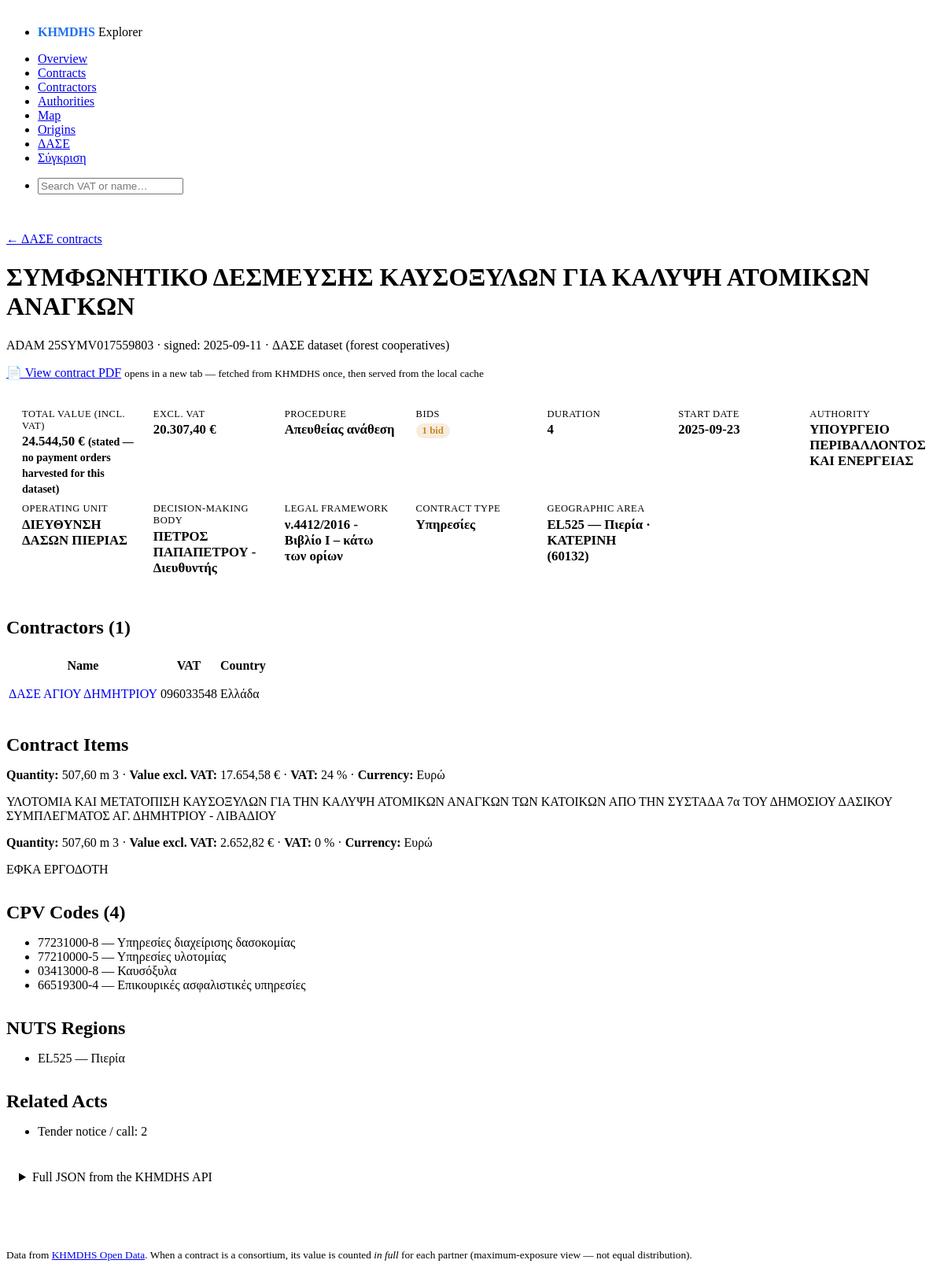
/dase/contract/25SYMV017559803, run on the app's committed database.
### tables this page shows
CREATE TABLE contracts (
    reference_number               TEXT PRIMARY KEY,
    title                          TEXT,
    contract_number                TEXT,
    contract_signed_date           TEXT,
    submission_date                TEXT,
    last_update_date               TEXT,
    start_date                     TEXT,
    end_date                       TEXT,
    no_end_date                    INTEGER,
    cancelled                      INTEGER,
    cancellation_date              TEXT,
    cancellation_reason            TEXT,
    organization_code              TEXT,
    organization_name              TEXT,
    organization_vat               TEXT,
    type_of_contracting_authority  TEXT,
    contracting_authority_activity TEXT,
    central_government_authority   TEXT,
    units_operator_code            TEXT,
    units_operator_name            TEXT,
    signer_code                    TEXT,
    signer_name                    TEXT,
    procedure_type_code            TEXT,
    procedure_type                 TEXT,
    award_procedure                TEXT,
    assign_criteria                TEXT,
    contract_type_code             TEXT,
    contract_type                  TEXT,
    legal_context                  TEXT,
    nuts_code                      TEXT,
    nuts_region_name               TEXT,
    nuts_city                      TEXT,
    nuts_postal_code               TEXT,
    nuts_country                   TEXT,
    total_cost_without_vat         REAL,
    total_cost_with_vat            REAL,
    contract_budget                REAL,
    bids_submitted                 INTEGER,
    max_bids_submitted             INTEGER,
    number_of_sections             INTEGER,
    contract_duration              INTEGER,
    contract_duration_unit         TEXT,
    public_funding_ref             TEXT,
    public_funding_ref_num         TEXT,
    public_funding_ref_ops         TEXT,
    cofund_program_ref             TEXT,
    espa_fund_program_ref          TEXT,
    notice_reference_number        TEXT,
    prev_reference_no              TEXT,
    next_reference_no              TEXT,
    raw_json                       TEXT,
    fetched_at                     TEXT NOT NULL
);

CREATE TABLE contractors (
    reference_number TEXT NOT NULL,
    seq              INTEGER NOT NULL,
    vat_number       TEXT,
    name             TEXT,
    country          TEXT,
    greek_vat        INTEGER,
    PRIMARY KEY (reference_number, seq),
    FOREIGN KEY (reference_number) REFERENCES contracts(reference_number) ON DELETE CASCADE
);

CREATE TABLE contract_objects (
    reference_number  TEXT NOT NULL,
    seq               INTEGER NOT NULL,
    quantity          REAL,
    unit_type         TEXT,
    cost_without_vat  REAL,
    vat_percent       TEXT,
    currency          TEXT,
    short_description TEXT,
    PRIMARY KEY (reference_number, seq),
    FOREIGN KEY (reference_number) REFERENCES contracts(reference_number) ON DELETE CASCADE
);

CREATE TABLE contract_cpvs (
    reference_number TEXT NOT NULL,
    seq              INTEGER NOT NULL,
    cpv_code         TEXT,
    cpv_description  TEXT,
    PRIMARY KEY (reference_number, seq),
    FOREIGN KEY (reference_number) REFERENCES contracts(reference_number) ON DELETE CASCADE
);

CREATE TABLE contract_nuts (
    reference_number TEXT NOT NULL,
    seq              INTEGER NOT NULL,
    nuts_code        TEXT,
    nuts_name        TEXT,
    PRIMARY KEY (reference_number, seq),
    FOREIGN KEY (reference_number) REFERENCES contracts(reference_number) ON DELETE CASCADE
);

### webui/app.py (the view)
    @app.route("/dase/contract/<adam>")
    def dase_contract_detail(adam: str):
        conn = _dase_conn()
        d = queries.contract_detail(conn, adam)
        if d is None:
            abort(404)
        return render_template("dase_contract.html", c=d)

### webui/filters.py (called while the page is built)
def gr_number(n: float | int | None, decimals: int = 2) -> str:
    if n is None or n == "":
        return ""
    try:
        s = f"{float(n):,.{decimals}f}"
    except (TypeError, ValueError):
        return str(n)
    return s.replace(",", "X").replace(".", ",").replace("X", ".")

def eur(n: float | int | None) -> str:
    if n is None or n == "":
        return ""
    return f"{gr_number(n)} €"

### webui/queries.py (called while the page is built)
def _has_scope_table(conn: sqlite3.Connection) -> bool:
    return conn.execute(
        "SELECT 1 FROM sqlite_master WHERE type='table' AND name='contract_scope'"
    ).fetchone() is not None

def _has_payments_table(conn: sqlite3.Connection) -> bool:
    return conn.execute(
        "SELECT 1 FROM sqlite_master WHERE type='table' AND name='contract_payments'"
    ).fetchone() is not None

def open_ro(db_path: Path) -> sqlite3.Connection:
    uri = f"file:{db_path.as_posix()}?mode=ro"
    conn = sqlite3.connect(uri, uri=True)
    conn.row_factory = sqlite3.Row
    return conn

### webui/templates/dase_contract.html (shortened to what this page needs)
{% extends "base.html" %}
{% block content %}
<p class="muted">
  <a href="{{ url_for('dase_contracts_list') }}">← ΔΑΣΕ contracts</a>
</p>
<hgroup>
  <h1>{{ c.title or c.reference_number }}</h1>
  <p class="muted tabular">ADAM {{ c.reference_number }} · signed: {{ c.contract_signed_date or '—' }}
    · ΔΑΣΕ dataset (forest cooperatives)</p>
</hgroup>
<p>
  <a role="button" href="{{ url_for('pdf_attachment', kind='contract', adam=c.reference_number) }}"
     target="_blank" rel="noopener" class="outline">📄 View contract PDF</a>
  <small class="muted">opens in a new tab — fetched from KHMDHS once, then served from the local cache</small>
</p>
<dl class="summary-card">
  <div>
    <dt>Total Value (incl. VAT)</dt>
    <dd>{{ c.total_cost_with_vat | eur }} <small class="muted">(stated — no payment orders harvested for this dataset)</small></dd>
  </div>
  <div>
    <dt>Excl. VAT</dt>
    <dd>{{ c.total_cost_without_vat | eur }}</dd>
  </div>
  <div>
    <dt>Procedure</dt>
    <dd>{{ c.procedure_type or '—' }}</dd>
  </div>
  <div>
    <dt>Bids</dt>
    <dd>
      {% if c.bids_submitted == 1 %}
        <span class="redflag redflag-amber">1 bid</span>
      {% else %}
        {{ c.bids_submitted or '—' }}
      {% endif %}
    </dd>
  </div>
  <div>
    <dt>Duration</dt>
    <dd>{% if c.contract_duration %}{{ c.contract_duration }} {{ c.contract_duration_unit or '' }}{% else %}—{% endif %}</dd>
  </div>
  <div>
    <dt>Start Date</dt>
    <dd>{{ c.start_date or '—' }}</dd>
  </div>
  <div>
    <dt>Authority</dt>
    <dd>{{ c.organization_name or '—' }}</dd>
  </div>
  <div>
    <dt>Operating Unit</dt>
    <dd>{{ c.units_operator_name or '—' }}</dd>
  </div>
  <div>
    <dt>Decision-Making Body</dt>
    <dd>{{ c.signer_name or '—' }}</dd>
  </div>
  <div>
    <dt>Legal Framework</dt>
    <dd>{{ c.legal_context or '—' }}</dd>
  </div>
  <div>
    <dt>Contract Type</dt>
    <dd>{{ c.contract_type or '—' }}</dd>
  </div>
  <div>
    <dt>Geographic Area</dt>
    <dd>{{ c.nuts_code or '' }} {% if c.nuts_region_name %}— {{ c.nuts_region_name }}{% endif %} {% if c.nuts_city %}· {{ c.nuts_city }}{% endif %} {% if c.nuts_postal_code %}({{ c.nuts_postal_code }}){% endif %}</dd>
  </div>
</dl>
<section class="section">
  <h2>Contractors ({{ c.contractors | length }})</h2>
  <table class="compact striped">
    <thead>
      <tr>
        <th>Name</th>
        <th>VAT</th>
        <th>Country</th>
      </tr>
    </thead>
    <tbody>
      {% for ct in c.contractors %}
      <tr>
        <td><a href="{{ url_for('dase_contractor_detail', vat=ct.vat_number) }}">{{ ct.name }}</a></td>
        <td class="tabular">{{ ct.vat_number }}</td>
        <td class="muted">{{ ct.country or '—' }}</td>
      </tr>
      {% endfor %}
    </tbody>
  </table>
</section>
{% if c.objects %}
<section class="section">
  <h2>Contract Items</h2>
  {% for o in c.objects %}
  <article>
    <p><strong>Quantity:</strong> {{ o.quantity | gr_number(2) }} {{ o.unit_type or '' }}
    · <strong>Value excl. VAT:</strong> {{ o.cost_without_vat | eur }}
    · <strong>VAT:</strong> {{ o.vat_percent or '—' }} %
    · <strong>Currency:</strong> {{ o.currency or 'EUR' }}</p>
    {% if o.short_description %}<p class="muted">{{ o.short_description }}</p>{% endif %}
  </article>
  {% endfor %}
</section>
{% endif %}
{% if c.cpvs %}
<section class="section">
  <h2>CPV Codes ({{ c.cpvs | length }})</h2>
  <ul>
    {% for cpv in c.cpvs %}
    <li><span class="tabular">{{ cpv.cpv_code }}</span> — {{ cpv.cpv_description or '' }}</li>
    {% endfor %}
  </ul>
</section>
{% endif %}
{% if c.nuts %}
<section class="section">
  <h2>NUTS Regions</h2>
  <ul>
    {% for n in c.nuts %}
    <li><span class="tabular">{{ n.nuts_code }}</span> — {{ n.nuts_name or '' }}</li>
    {% endfor %}
  </ul>
</section>
{% endif %}
{% if c.notice_reference_number or c.prev_reference_no or c.next_reference_no %}
<section class="section">
  <h2>Related Acts</h2>
  <ul>
    {% if c.notice_reference_number %}<li>Tender notice / call: <span class="tabular">{{ c.notice_reference_number }}</span></li>{% endif %}
  </ul>
</section>
{% endif %}
<details class="raw">
  <summary>Full JSON from the KHMDHS API</summary>
</details>
{% endblock %}

### webui/static/style.css (style rules this page uses)
:root { --pico-font-family: -apple-system, BlinkMacSystemFont, "Segoe UI", Roboto, "Helvetica Neue", Arial, "Noto Sans", "Liberation Sans", sans-serif, "Apple Color Emoji", "Segoe UI Emoji"; --brand: #1f6feb; --brand-dim: #5a93ee; --redflag-red: #d04545; --redflag-amber: #c98724; --redflag-neutral: #6b7280; }
.section { margin-block: 2rem; }
.section > h2 { margin-bottom: 1rem; }
table.compact td, table.compact th { padding-block: 0.5rem; }
table a { text-decoration: none; }
.redflag { display: inline-block; padding: 0.125rem 0.5rem; border-radius: 999px; font-size: 0.8rem; font-weight: 600; font-variant-numeric: tabular-nums; background: rgba(107, 114, 128, 0.15); color: var(--redflag-neutral); white-space: nowrap; }
.redflag-amber { background: rgba(201, 135, 36, 0.15); color: var(--redflag-amber); }
.muted { color: var(--pico-muted-color); }
.tabular { font-variant-numeric: tabular-nums; }
.summary-card { display: grid; grid-template-columns: repeat(auto-fit, minmax(140px, 1fr)); gap: 0.5rem 1.5rem; padding: 1.25rem; background: var(--pico-card-background-color); border: 1px solid var(--pico-muted-border-color); border-radius: var(--pico-border-radius); margin-bottom: 1.5rem; }
.summary-card dt { font-size: 0.78rem; color: var(--pico-muted-color); text-transform: uppercase; letter-spacing: 0.04em; margin-bottom: 0.15rem; }
.summary-card dd { font-size: 1.05rem; font-weight: 600; margin: 0; font-variant-numeric: tabular-nums; }
.summary-card > :last-child { margin-bottom: 0; }
details.raw { margin-top: 1.5rem; border: 1px solid var(--pico-muted-border-color); border-radius: var(--pico-border-radius); padding: 0.5rem 1rem; }

### data on the page
contracts: title "ΣΥΜΦΩΝΗΤΙΚΟ ΔΕΣΜΕΥΣΗΣ ΚΑΥΣΟΞΥΛΩΝ ΓΙΑ ΚΑΛΥΨΗ ΑΤΟΜΙΚΩΝ ΑΝΑΓΚΩΝ", reference_number "25SYMV017559803", contract_signed_date "2025-09-11", total_cost_with_vat|eur "24.544,50 €", total_cost_without_vat|eur "20.307,40 €", procedure_type "Απευθείας ανάθεση", contract_duration "4", start_date "2025-09-23", organization_name "ΥΠΟΥΡΓΕΙΟ ΠΕΡΙΒΑΛΛΟΝΤΟΣ ΚΑΙ ΕΝΕΡΓΕΙΑΣ", units_operator_name "ΔΙΕΥΘΥΝΣΗ ΔΑΣΩΝ ΠΙΕΡΙΑΣ", signer_name "ΠΕΤΡΟΣ ΠΑΠΑΠΕΤΡΟΥ - Διευθυντής", legal_context "ν.4412/2016 - Βιβλίο Ι – κάτω των ορίων", contract_type "Υπηρεσίες", nuts_code "EL525", nuts_region_name "Πιερία", nuts_city "ΚΑΤΕΡΙΝΗ", nuts_postal_code "60132", notice_reference_number "2"
contractors: name "ΔΑΣΕ ΑΓΙΟΥ ΔΗΜΗΤΡΙΟΥ", vat_number "096033548", country "Ελλάδα"
contract_objects: quantity|gr_number "507,60", unit_type "m 3", cost_without_vat|eur "17.654,58 €", vat_percent "24", currency "Ευρώ", short_description "ΥΛΟΤΟΜΙΑ ΚΑΙ ΜΕΤΑΤΟΠΙΣΗ ΚΑΥΣΟΞΥΛΩΝ ΓΙΑ ΤΗΝ ΚΑΛΥΨΗ ΑΤΟΜΙΚΩΝ ΑΝΑΓΚΩΝ ΤΩΝ ΚΑΤΟΙΚΩΝ ΑΠΟ ΤΗΝ ΣΥΣΤΑΔΑ 7α ΤΟΥ ΔΗΜΟΣΙΟΥ ΔΑΣΙΚΟΥ ΣΥΜΠΛΕΓΜΑΤΟΣ ΑΓ. ΔΗΜΗΤΡΙΟΥ - ΛΙΒΑΔΙΟΥ"
contract_objects: quantity|gr_number "507,60", unit_type "m 3", cost_without_vat|eur "2.652,82 €", vat_percent "0", currency "Ευρώ", short_description "ΕΦΚΑ ΕΡΓΟΔΟΤΗ"
contract_cpvs: cpv_code "77231000-8", cpv_description "Υπηρεσίες διαχείρισης δασοκομίας"
contract_cpvs: cpv_code "77210000-5", cpv_description "Υπηρεσίες υλοτομίας"
contract_cpvs: cpv_code "03413000-8", cpv_description "Καυσόξυλα"
contract_cpvs: cpv_code "66519300-4", cpv_description "Επικουρικές ασφαλιστικές υπηρεσίες"
contract_nuts: nuts_code "EL525", nuts_name "Πιερία"

### other printed values
{{ c.contractors | length }} "1"
{{ c.cpvs | length }} "4"
